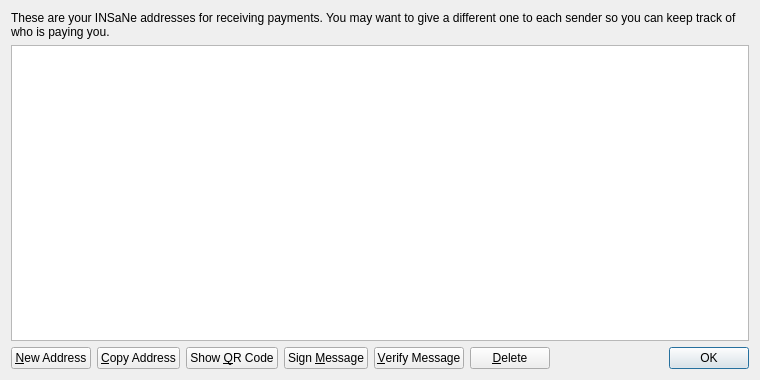
<?xml version="1.0" encoding="UTF-8"?>
<ui version="4.0">
 <class>AddressBookPage</class>
 <widget class="QWidget" name="AddressBookPage">
  <property name="geometry">
   <rect>
    <x>0</x>
    <y>0</y>
    <width>760</width>
    <height>380</height>
   </rect>
  </property>
  <property name="windowTitle">
   <string>Address Book</string>
  </property>
  <layout class="QVBoxLayout" name="verticalLayout">
   <item>
    <widget class="QLabel" name="labelExplanation">
     <property name="text">
      <string>These are your INSaNe addresses for receiving payments. You may want to give a different one to each sender so you can keep track of who is paying you.</string>
     </property>
     <property name="textFormat">
      <enum>Qt::PlainText</enum>
     </property>
     <property name="wordWrap">
      <bool>true</bool>
     </property>
    </widget>
   </item>
   <item>
    <widget class="QTableView" name="tableView">
     <property name="contextMenuPolicy">
      <enum>Qt::CustomContextMenu</enum>
     </property>
     <property name="toolTip">
      <string>Double-click to edit address or label</string>
     </property>
     <property name="tabKeyNavigation">
      <bool>false</bool>
     </property>
     <property name="selectionMode">
      <enum>QAbstractItemView::SingleSelection</enum>
     </property>
     <property name="selectionBehavior">
      <enum>QAbstractItemView::SelectRows</enum>
     </property>
     <property name="sortingEnabled">
      <bool>true</bool>
     </property>
     <attribute name="verticalHeaderVisible">
      <bool>false</bool>
     </attribute>
    </widget>
   </item>
   <item>
    <layout class="QHBoxLayout" name="horizontalLayout">
     <item>
      <widget class="QPushButton" name="newAddressButton">
       <property name="toolTip">
        <string>Create a new address</string>
       </property>
       <property name="text">
        <string>&amp;New Address</string>
       </property>
      </widget>
     </item>
     <item>
      <widget class="QPushButton" name="copyToClipboard">
       <property name="toolTip">
        <string>Copy the currently selected address to the system clipboard</string>
       </property>
       <property name="text">
        <string>&amp;Copy Address</string>
       </property>
      </widget>
     </item>
     <item>
      <widget class="QPushButton" name="showQRCode">
       <property name="text">
        <string>Show &amp;QR Code</string>
       </property>
      </widget>
     </item>
     <item>
      <widget class="QPushButton" name="signMessage">
       <property name="toolTip">
        <string>Sign a message to prove you own a INSaNe address</string>
       </property>
       <property name="text">
        <string>Sign &amp;Message</string>
       </property>
      </widget>
     </item>
     <item>
      <widget class="QPushButton" name="verifyMessage">
       <property name="toolTip">
        <string>Verify a message to ensure it was signed with a specified INSaNe address</string>
       </property>
       <property name="text">
        <string>&amp;Verify Message</string>
       </property>
      </widget>
     </item>
     <item>
      <widget class="QPushButton" name="deleteButton">
       <property name="toolTip">
        <string>Delete the currently selected address from the list</string>
       </property>
       <property name="text">
        <string>&amp;Delete</string>
       </property>
      </widget>
     </item>
     <item>
      <spacer name="horizontalSpacer">
       <property name="orientation">
        <enum>Qt::Horizontal</enum>
       </property>
       <property name="sizeHint" stdset="0">
        <size>
         <width>40</width>
         <height>20</height>
        </size>
       </property>
      </spacer>
     </item>
     <item>
      <widget class="QDialogButtonBox" name="buttonBox">
       <property name="sizePolicy">
        <sizepolicy hsizetype="Maximum" vsizetype="Fixed">
         <horstretch>0</horstretch>
         <verstretch>0</verstretch>
        </sizepolicy>
       </property>
       <property name="standardButtons">
        <set>QDialogButtonBox::Ok</set>
       </property>
      </widget>
     </item>
    </layout>
   </item>
  </layout>
 </widget>
 <resources>
  <include location="../bitcoin.qrc"/>
 </resources>
 <connections/>
</ui>
